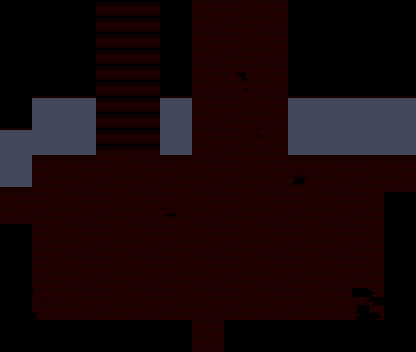

Tiled map render using the project's own tile images. Description and the whole map definition, tile-layer contents included, below:
An orthogonal 13x11 tile map with 32x32 px tiles, 4 tile layers (layer0, layer1, layer2, layer3).

<map version="1.10" tiledversion="1.10.0" orientation="orthogonal" renderorder="right-down" width="13" height="11" tilewidth="32" tileheight="32" infinite="0" nextlayerid="5" nextobjectid="1">
 <tileset firstgid="1" source="res/add_more.tsx" />
 <layer id="4" name="layer0" width="13" height="11" locked="1">
  <data encoding="csv">
0,0,0,0,0,0,0,0,0,0,0,0,0,
0,0,0,0,0,0,312,312,312,0,0,0,0,
0,0,0,0,0,0,312,312,312,0,0,0,0,
0,0,0,0,0,0,312,312,312,0,0,0,0,
0,0,0,312,312,0,312,312,312,0,0,0,0,
0,312,312,312,312,312,312,312,312,312,312,312,0,
0,312,312,312,312,312,312,312,312,312,312,312,0,
0,312,312,312,312,312,312,312,312,312,312,312,0,
0,312,312,312,312,312,312,312,312,312,312,312,0,
0,312,312,312,312,312,312,312,312,312,312,0,0,
0,0,0,0,0,0,0,0,0,0,0,0,0
</data>
 </layer>
 <layer id="1" name="layer1" width="13" height="11" locked="1">
  <data encoding="csv">
28,28,28,28,28,28,119,120,119,28,28,28,28,
28,28,28,28,28,28,119,120,119,28,28,28,28,
28,28,28,28,28,28,119,137,119,28,28,28,28,
28,153,153,28,28,153,119,120,119,153,153,153,153,
153,153,153,120,119,153,119,120,138,153,153,153,153,
153,120,119,120,119,120,119,120,119,122,119,120,119,
119,120,119,120,119,106,119,120,119,120,119,120,28,
28,120,119,120,119,120,119,120,119,120,119,120,28,
28,120,119,120,119,120,119,120,119,120,119,120,28,
28,154,119,120,119,120,119,120,119,120,119,121,28,
28,28,28,28,28,28,119,28,28,28,28,28,28
</data>
 </layer>
 <layer id="2" name="layer2" width="13" height="11" locked="1">
  <data encoding="csv">
0,0,0,0,0,0,0,0,0,0,0,0,0,
0,0,0,0,0,0,0,0,0,0,0,0,0,
0,0,0,0,0,0,0,0,0,0,0,0,0,
0,135,135,0,0,135,0,0,0,135,135,135,135,
135,151,151,0,0,151,0,0,0,151,151,151,151,
151,0,0,0,0,0,0,0,0,0,0,0,0,
0,0,0,0,0,0,0,0,0,0,0,0,0,
0,0,0,0,0,0,0,0,0,0,0,0,0,
0,0,0,0,0,0,0,0,0,0,0,0,0,
0,0,0,0,0,0,0,0,0,0,0,0,0,
0,0,0,0,0,0,0,0,0,0,0,0,0
</data>
 </layer>
 <layer id="3" name="layer3" width="13" height="11" locked="1">
  <data encoding="csv">
0,0,0,136,136,0,0,0,0,0,0,0,0,
0,0,0,136,136,0,0,0,0,0,0,0,0,
0,0,0,136,136,0,0,0,0,0,0,0,0,
0,0,0,136,136,0,0,0,0,0,0,0,0,
0,0,0,152,152,0,0,0,0,0,0,0,0,
0,0,0,0,0,0,0,0,0,0,0,0,0,
0,0,0,0,0,0,0,0,0,0,0,0,0,
0,0,0,0,0,0,0,0,0,0,0,0,0,
0,0,0,0,0,0,0,0,0,0,0,0,0,
0,0,0,0,0,0,0,0,0,0,0,0,0,
0,0,0,0,0,0,0,0,0,0,0,0,0
</data>
 </layer>
</map>
